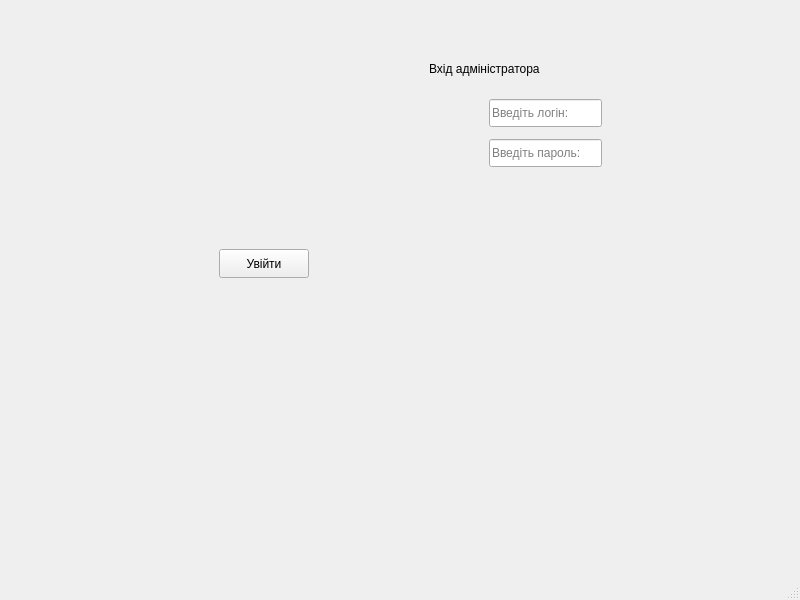
<?xml version="1.0" encoding="UTF-8"?>
<ui version="4.0">
 <class>MainWindow</class>
 <widget class="QMainWindow" name="MainWindow">
  <property name="geometry">
   <rect>
    <x>0</x>
    <y>0</y>
    <width>800</width>
    <height>600</height>
   </rect>
  </property>
  <property name="windowTitle">
   <string>MainWindow</string>
  </property>
  <property name="styleSheet">
   <string notr="true"/>
  </property>
  <widget class="QWidget" name="centralwidget">
   <layout class="QGridLayout" name="gridLayout_2">
    <item row="3" column="0">
     <widget class="QWidget" name="centerContainer" native="true">
      <property name="sizePolicy">
       <sizepolicy hsizetype="Fixed" vsizetype="Preferred">
        <horstretch>0</horstretch>
        <verstretch>0</verstretch>
       </sizepolicy>
      </property>
      <property name="minimumSize">
       <size>
        <width>400</width>
        <height>0</height>
       </size>
      </property>
      <property name="maximumSize">
       <size>
        <width>400</width>
        <height>16777215</height>
       </size>
      </property>
     </widget>
    </item>
    <item row="2" column="0">
     <widget class="QWidget" name="widget_2" native="true"/>
    </item>
    <item row="1" column="0">
     <widget class="QStackedWidget" name="stackedWidget">
      <widget class="QWidget" name="page_login">
       <widget class="QPushButton" name="btn_login">
        <property name="geometry">
         <rect>
          <x>210</x>
          <y>240</y>
          <width>90</width>
          <height>29</height>
         </rect>
        </property>
        <property name="text">
         <string>Увійти</string>
        </property>
       </widget>
       <widget class="QLineEdit" name="input_login">
        <property name="geometry">
         <rect>
          <x>480</x>
          <y>90</y>
          <width>113</width>
          <height>28</height>
         </rect>
        </property>
        <property name="text">
         <string/>
        </property>
        <property name="placeholderText">
         <string>Введіть логін:</string>
        </property>
       </widget>
       <widget class="QLineEdit" name="input_password">
        <property name="geometry">
         <rect>
          <x>480</x>
          <y>130</y>
          <width>113</width>
          <height>28</height>
         </rect>
        </property>
        <property name="text">
         <string/>
        </property>
        <property name="echoMode">
         <enum>QLineEdit::EchoMode::Password</enum>
        </property>
        <property name="placeholderText">
         <string>Введіть пароль:</string>
        </property>
       </widget>
       <widget class="QLabel" name="label_login_title">
        <property name="geometry">
         <rect>
          <x>420</x>
          <y>50</y>
          <width>161</width>
          <height>20</height>
         </rect>
        </property>
        <property name="text">
         <string>Вхід адміністратора</string>
        </property>
       </widget>
      </widget>
      <widget class="QWidget" name="page_cart">
       <layout class="QGridLayout" name="gridLayout_3">
        <item row="0" column="0">
         <widget class="QPushButton" name="btn_remove_item">
          <property name="text">
           <string/>
          </property>
         </widget>
        </item>
        <item row="1" column="0">
         <widget class="QPushButton" name="btn_checkout">
          <property name="text">
           <string/>
          </property>
         </widget>
        </item>
        <item row="3" column="0">
         <widget class="QListWidget" name="list_cart"/>
        </item>
        <item row="2" column="0">
         <widget class="QLabel" name="label_total">
          <property name="text">
           <string/>
          </property>
         </widget>
        </item>
       </layout>
      </widget>
      <widget class="QWidget" name="widget"/>
      <widget class="QWidget" name="page_admin">
       <widget class="QLineEdit" name="input_name">
        <property name="geometry">
         <rect>
          <x>140</x>
          <y>40</y>
          <width>113</width>
          <height>28</height>
         </rect>
        </property>
        <property name="text">
         <string/>
        </property>
        <property name="placeholderText">
         <string>Назва товару:</string>
        </property>
       </widget>
       <widget class="QLineEdit" name="input_price">
        <property name="geometry">
         <rect>
          <x>140</x>
          <y>80</y>
          <width>113</width>
          <height>28</height>
         </rect>
        </property>
        <property name="text">
         <string/>
        </property>
        <property name="placeholderText">
         <string>Ціна:</string>
        </property>
       </widget>
       <widget class="QPushButton" name="btn_add_product">
        <property name="geometry">
         <rect>
          <x>130</x>
          <y>120</y>
          <width>131</width>
          <height>29</height>
         </rect>
        </property>
        <property name="text">
         <string>Додати товар</string>
        </property>
       </widget>
       <widget class="QListWidget" name="list_products">
        <property name="geometry">
         <rect>
          <x>70</x>
          <y>170</y>
          <width>256</width>
          <height>192</height>
         </rect>
        </property>
       </widget>
       <widget class="QPushButton" name="btn_back_from_admin">
        <property name="geometry">
         <rect>
          <x>400</x>
          <y>480</y>
          <width>90</width>
          <height>29</height>
         </rect>
        </property>
        <property name="text">
         <string>Назад</string>
        </property>
       </widget>
       <widget class="QListWidget" name="list_stoplist">
        <property name="geometry">
         <rect>
          <x>340</x>
          <y>170</y>
          <width>256</width>
          <height>192</height>
         </rect>
        </property>
       </widget>
       <widget class="QPushButton" name="btn_add_to_stoplist">
        <property name="geometry">
         <rect>
          <x>420</x>
          <y>380</y>
          <width>90</width>
          <height>29</height>
         </rect>
        </property>
        <property name="text">
         <string>в стоп-лист</string>
        </property>
       </widget>
       <widget class="QPushButton" name="btn_delete_product">
        <property name="geometry">
         <rect>
          <x>339</x>
          <y>40</y>
          <width>121</width>
          <height>29</height>
         </rect>
        </property>
        <property name="text">
         <string>Видалити товар</string>
        </property>
       </widget>
       <widget class="QPushButton" name="btn_edit_product">
        <property name="geometry">
         <rect>
          <x>340</x>
          <y>90</y>
          <width>121</width>
          <height>29</height>
         </rect>
        </property>
        <property name="text">
         <string>Редагувати товар</string>
        </property>
       </widget>
       <widget class="QComboBox" name="combo_category">
        <property name="geometry">
         <rect>
          <x>251</x>
          <y>450</y>
          <width>181</width>
          <height>28</height>
         </rect>
        </property>
        <property name="acceptDrops">
         <bool>false</bool>
        </property>
        <property name="editable">
         <bool>false</bool>
        </property>
        <property name="currentText">
         <string>Виберіть категорію:</string>
        </property>
        <property name="placeholderText">
         <string/>
        </property>
        <item>
         <property name="text">
          <string>Виберіть категорію:</string>
         </property>
        </item>
        <item>
         <property name="text">
          <string>Піца</string>
         </property>
        </item>
        <item>
         <property name="text">
          <string>Салати</string>
         </property>
        </item>
        <item>
         <property name="text">
          <string>Закуски</string>
         </property>
        </item>
        <item>
         <property name="text">
          <string>Гарніри</string>
         </property>
        </item>
        <item>
         <property name="text">
          <string>Десерти</string>
         </property>
        </item>
        <item>
         <property name="text">
          <string>Гарячі напої</string>
         </property>
        </item>
        <item>
         <property name="text">
          <string>Газовані напої</string>
         </property>
        </item>
        <item>
         <property name="text">
          <string>Коктейлі</string>
         </property>
        </item>
        <item>
         <property name="text">
          <string>Соки</string>
         </property>
        </item>
        <item>
         <property name="text">
          <string>Алкоголь</string>
         </property>
        </item>
       </widget>
       <widget class="QLabel" name="label_stats">
        <property name="geometry">
         <rect>
          <x>90</x>
          <y>390</y>
          <width>211</width>
          <height>81</height>
         </rect>
        </property>
        <property name="text">
         <string>TextLabel</string>
        </property>
       </widget>
      </widget>
      <widget class="QWidget" name="page_history"/>
      <widget class="QWidget" name="page_products"/>
      <widget class="QWidget" name="page_stock"/>
      <widget class="QWidget" name="page_settings"/>
      <widget class="QWidget" name="page_register"/>
      <widget class="QWidget" name="page_menu">
       <layout class="QGridLayout" name="gridLayout">
        <item row="0" column="1">
         <widget class="QStackedWidget" name="stackedWidget_menu">
          <property name="currentIndex">
           <number>2</number>
          </property>
          <widget class="QWidget" name="page_menu_main">
           <widget class="QPushButton" name="btn_to_history">
            <property name="geometry">
             <rect>
              <x>439</x>
              <y>40</y>
              <width>141</width>
              <height>29</height>
             </rect>
            </property>
            <property name="text">
             <string>Історія замовлень</string>
            </property>
           </widget>
           <widget class="QPushButton" name="btn_to_cart">
            <property name="geometry">
             <rect>
              <x>640</x>
              <y>40</y>
              <width>80</width>
              <height>29</height>
             </rect>
            </property>
            <property name="text">
             <string>Кошик</string>
            </property>
           </widget>
           <widget class="QPushButton" name="btn_kitchen">
            <property name="geometry">
             <rect>
              <x>290</x>
              <y>170</y>
              <width>80</width>
              <height>29</height>
             </rect>
            </property>
            <property name="text">
             <string>Кухня</string>
            </property>
           </widget>
           <widget class="QPushButton" name="btn_bar">
            <property name="geometry">
             <rect>
              <x>290</x>
              <y>270</y>
              <width>80</width>
              <height>29</height>
             </rect>
            </property>
            <property name="text">
             <string>Бар</string>
            </property>
           </widget>
          </widget>
          <widget class="QWidget" name="page_bar">
           <widget class="QWidget" name="topContainer" native="true">
            <property name="geometry">
             <rect>
              <x>30</x>
              <y>20</y>
              <width>120</width>
              <height>80</height>
             </rect>
            </property>
           </widget>
           <widget class="QWidget" name="centerContainer_2" native="true">
            <property name="geometry">
             <rect>
              <x>40</x>
              <y>160</y>
              <width>120</width>
              <height>80</height>
             </rect>
            </property>
           </widget>
          </widget>
          <widget class="QWidget" name="page_products_2">
           <layout class="QVBoxLayout" name="verticalLayout">
            <item>
             <widget class="QListWidget" name="list_menu"/>
            </item>
            <item>
             <widget class="QPushButton" name="btn_add_to_cart">
              <property name="text">
               <string>Додати в кошик</string>
              </property>
             </widget>
            </item>
            <item>
             <widget class="QPushButton" name="btn_sort_name">
              <property name="text">
               <string>Сортувати по назві</string>
              </property>
             </widget>
            </item>
            <item>
             <widget class="QPushButton" name="btn_sort_price">
              <property name="text">
               <string>Сортувати по ціні</string>
              </property>
             </widget>
            </item>
            <item>
             <widget class="QPushButton" name="btn_back_to_categories">
              <property name="text">
               <string>Назад</string>
              </property>
             </widget>
            </item>
            <item>
             <widget class="QLineEdit" name="input_search">
              <property name="text">
               <string>Пошук товару</string>
              </property>
             </widget>
            </item>
           </layout>
          </widget>
          <widget class="QWidget" name="page_kitchen"/>
         </widget>
        </item>
       </layout>
      </widget>
     </widget>
    </item>
   </layout>
  </widget>
  <widget class="QMenuBar" name="menubar">
   <property name="geometry">
    <rect>
     <x>0</x>
     <y>0</y>
     <width>800</width>
     <height>25</height>
    </rect>
   </property>
  </widget>
  <widget class="QStatusBar" name="statusbar"/>
 </widget>
 <resources/>
 <connections/>
</ui>
